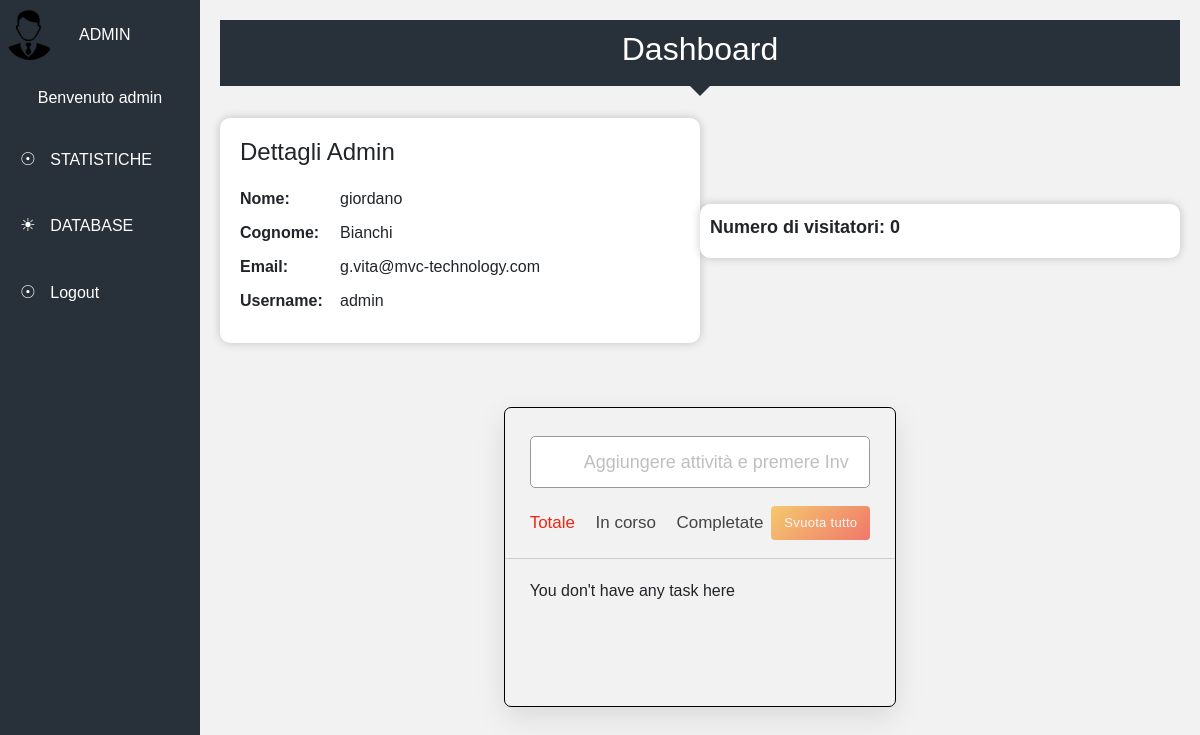
/admin/admin.php (signed in), run on the app's committed database.
### tables this page shows
CREATE TABLE IF NOT EXISTS `users` (
  `id` int(11) NOT NULL,
  `nome` varchar(255) NOT NULL,
  `cognome` varchar(255) NOT NULL,
  `email` varchar(255) NOT NULL,
  `username` varchar(255) NOT NULL,
  `password` varchar(255) NOT NULL,
  `created` timestamp NOT NULL DEFAULT CURRENT_TIMESTAMP
);

### admin/admin.php (the view, shortened to what this page needs)
<?php
include "../includes/conn.php";
$username = $_SESSION['username'];
$password = $_SESSION['pwd'];
$authQuery = "select username, password from users where username = '$username' and password = '$password'";
$authResult = mysqli_query($conn, $authQuery);
if (mysqli_num_rows($authResult) === 1) {
?>
  <?php
  include 'component/sidebar.php';
  ?>
  <main id="pgmain">
    <div class="dashboard-banner">
      <h2>Dashboard</h2>
    </div>
    <div class="content-page d-flex">
      <div class="profile-box ">
        <?php
        $sql = "select * from users where username = '$username'";
        $result = mysqli_query($conn, $sql);
        if ($result) {
          if (mysqli_num_rows($result) == 1) {
            $profile_row = mysqli_fetch_array($result);
            $nome_admin = $profile_row['nome'];
            $cognome_admin = $profile_row['cognome'];
            $email_admin = $profile_row['email'];
            $username_admin = $profile_row['username'];
        ?>
            <div class="user-details">
              <h2>Dettagli Admin</h2>
              <div class="user-info">
                <div class="info-row">
                  <span class="info-label">Nome: </span>
                  <span class="info-value" id="name"><?php echo  $nome_admin; ?></span>
                </div>
                <div class="info-row">
                  <span class="info-label">Cognome: </span>
                  <span class="info-value" id="lastname"><?php echo  $cognome_admin; ?></span>
                </div>
                <div class="info-row">
                  <span class="info-label">Email: </span>
                  <span class="info-value" id="email"><?php echo  $email_admin; ?></span>
                </div>
                <div class="info-row">
                  <span class="info-label">Username: </span>
                  <span class="info-value" id="username"><?php echo   $username_admin; ?></span>
                </div>
              </div>
            </div>
        <?php
          }
        }
        ?>
      </div>
      <div class="visit-counter">
        <span id="visit-count">
        </span>
      </div>
      <?php include 'todolist.php'; ?>
    </div>
  </main>
  </div>
<?php
} else {
  echo "<script>window.location.href = '../index.php'</script>";
}
?>
</body>
</html>

### admin/component/sidebar.php (shortened to what this page needs)
<?php
$username = $_SESSION['username'];
?>
<!DOCTYPE html>
<html>
<head>
    <link rel="stylesheet" href="https://cdn.jsdelivr.net/npm/bootstrap@4.6.2/dist/css/bootstrap.min.css">
    <link rel="stylesheet" href="https://cdnjs.cloudflare.com/ajax/libs/font-awesome/6.4.0/css/all.min.css" />
    <link rel="stylesheet" href="../css/style.css">
    <link rel="stylesheet" href="../css/admin.css">
    <link rel="stylesheet" href="../css/todolist.css">
</head>
<body>
    <div class="father-container">
        <div id="pgside">
            <div id="pguser">
                <img class="mr-4" src="../assets/admin.png">
                <i class="txt">ADMIN</i>
                <br>
            </div>
            <span class="mt-3 mb-3 welcome">Benvenuto <?php echo $username; ?></span>
            <a href="statistiche.php" id="statistiche">
                <i class="ico">&#9737;</i>
                <i class="txt">STATISTICHE</i>
            </a>
            <a href="database_db.php" id="database">
                <i class="ico">&#9728;</i>
                <i class="txt">DATABASE</i>
            </a>
            <a href="../includes/logout_inc.php">
                <i class="ico">&#9737;</i>
                <i class="txt">Logout</i>
            </a>
        </div>

### admin/todolist.php (shortened to what this page needs)
<div class="wrapper">
    <div class="task-input">
        <input type="text" placeholder="Aggiungere attività e premere Invio">
    </div>
    <div class="controls">
        <div class="filters">
            <span class="active" id="all">Totale</span>
            <span id="pending">In corso</span>
            <span id="completed">Completate</span>
        </div>
        <button class="clear-btn">Svuota tutto</button>
    </div>
    <ul class="task-box"></ul>
</div>

### css/admin.css (style rules this page uses)
* { font-family: Arial, Helvetica, sans-serif; box-sizing: border-box; }
body { min-height: 100vh; padding: 0; margin: 0; }
#pgside #pguser { display: flex; align-items: center; padding: 10px 5px; }
#pgside #pguser img { width: 50px; margin-right: 5px; border-radius: 50% }
#pgside, #pgside a { color: #fff; }
#pgside a { display: block; padding: 20px; width: 100%; text-decoration: none; cursor: pointer; }
#pgside i.ico, #pgside i.txt { font-style: normal; }
#pgside i.ico { font-size: 1.1em; margin-right: 10px; }
#pgmain { flex-grow: 1; padding: 20px; background: #f2f2f2; }

### css/todolist.css (style rules this page uses)
.task-input { position: relative; height: 52px; padding: 0 25px; }
.task-input input { height: 100%; width: 100%; outline: none; font-size: 18px; border-radius: 5px; padding: 0 20px 0 53px; border: 1px solid #999; }
.task-input input::placeholder { color: #bfbfbf; }
.controls, li { display: flex; align-items: center; justify-content: space-between; }
.controls { padding: 18px 25px; border-bottom: 1px solid #ccc; }
.filters span { margin: 0 8px; font-size: 17px; color: #444444; cursor: pointer; }
.filters span:first-child { margin-left: 0; }
.filters span.active { color: #f12711; }
.clear-btn { border: none; opacity: 0.6; outline: none; color: #fff; cursor: pointer; font-size: 13px; padding: 7px 13px; border-radius: 4px; letter-spacing: 0.3px; pointer-events: none; transition: transform 0.25s ease; background: linear-gradient(135deg, #f5af19 0%, #f12711 100%); }
.task-box { margin-top: 20px; margin-right: 5px; padding: 0 20px 10px 25px; }

### admin/component/sidebar.php (style rules this page uses)
#pgside { display: flex; flex-direction: column; width: 200px; flex-shrink: 0; transition: width 0.2s; background: #283039; }
.welcome { align-self: center; }
.user-details { background-color: #fff; border-radius: 10px; box-shadow: 0px 0px 10px rgba(0, 0, 0, 0.2); padding: 20px; max-width: 500px; }
.user-details h2 { font-size: 24px; margin-bottom: 20px; }
.user-info { display: flex; flex-direction: column; }
.info-row { display: flex; margin-bottom: 10px; }
.info-label { font-weight: bold; width: 100px; }
.info-value { flex-grow: 1; }
.profile-box, .visit-counter { width: 50%; }
.visit-counter, .todo-box { background-color: #fff; border-radius: 10px; box-shadow: 0px 0px 10px rgba(0, 0, 0, 0.2); padding: 10px; font-size: 18px; }
.visit-counter { height: 3em; align-self: center; }
.visit-counter #visit-count { font-weight: bold; }
.dashboard-banner { background-color: #283039; color: #FFF; padding: 10px; text-align: center; position: relative; margin-bottom: 2em; }
.dashboard-banner::after { content: ""; position: absolute; bottom: -10px; left: 50%; margin-left: -10px; border-top: 10px solid #283039; border-right: 10px solid transparent; border-left: 10px solid transparent; }
.content-page { justify-content: space-around; flex-wrap: wrap; }
.wrapper { max-width: 80%; min-height: 300px; background: #f2f2f2; margin: 4em auto; border-radius: 7px; padding: 28px 0 30px; box-shadow: 0 10px 30px rgba(0, 0, 0, 0.1); border-style: solid; border-width: thin; border-color: black }
.father-container { display: flex; width: 100%; }

### data on the page
users: nome "giordano", cognome "Bianchi", email "g.vita@mvc-technology.com", username "admin"

### other printed values
$username "admin"
